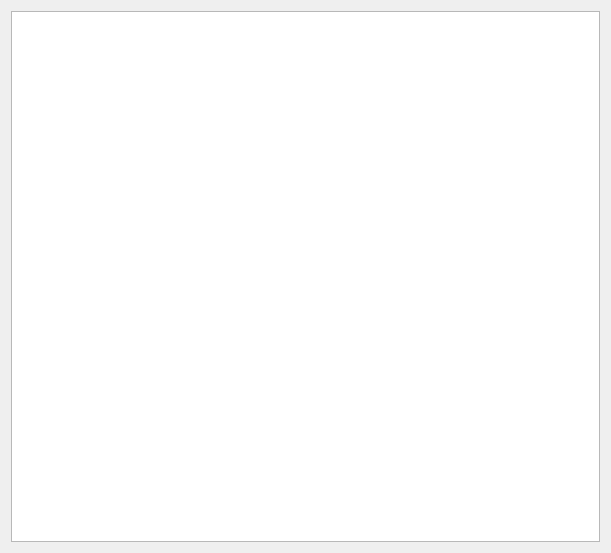
<?xml version="1.0" encoding="UTF-8"?>
<ui version="4.0">
 <class>LoadscreensView</class>
 <widget class="QWidget" name="LoadscreensView">
  <property name="geometry">
   <rect>
    <x>0</x>
    <y>0</y>
    <width>611</width>
    <height>553</height>
   </rect>
  </property>
  <property name="windowTitle">
   <string>Form</string>
  </property>
  <layout class="QHBoxLayout" name="horizontalLayout">
   <item>
    <widget class="QListView" name="view">
     <property name="sizePolicy">
      <sizepolicy hsizetype="Expanding" vsizetype="Expanding">
       <horstretch>2</horstretch>
       <verstretch>0</verstretch>
      </sizepolicy>
     </property>
     <property name="editTriggers">
      <set>QAbstractItemView::EditTrigger::NoEditTriggers</set>
     </property>
     <property name="dragDropMode">
      <enum>QAbstractItemView::DragDropMode::NoDragDrop</enum>
     </property>
     <property name="defaultDropAction">
      <enum>Qt::DropAction::IgnoreAction</enum>
     </property>
     <property name="alternatingRowColors">
      <bool>true</bool>
     </property>
     <property name="selectionBehavior">
      <enum>QAbstractItemView::SelectionBehavior::SelectRows</enum>
     </property>
     <property name="iconSize">
      <size>
       <width>768</width>
       <height>256</height>
      </size>
     </property>
     <property name="textElideMode">
      <enum>Qt::TextElideMode::ElideRight</enum>
     </property>
     <property name="flow">
      <enum>QListView::Flow::TopToBottom</enum>
     </property>
     <property name="isWrapping" stdset="0">
      <bool>false</bool>
     </property>
     <property name="resizeMode">
      <enum>QListView::ResizeMode::Adjust</enum>
     </property>
     <property name="spacing">
      <number>10</number>
     </property>
     <property name="viewMode">
      <enum>QListView::ViewMode::IconMode</enum>
     </property>
     <property name="uniformItemSizes">
      <bool>true</bool>
     </property>
     <property name="itemAlignment">
      <set>Qt::AlignmentFlag::AlignCenter</set>
     </property>
    </widget>
   </item>
  </layout>
 </widget>
 <resources/>
 <connections/>
</ui>
